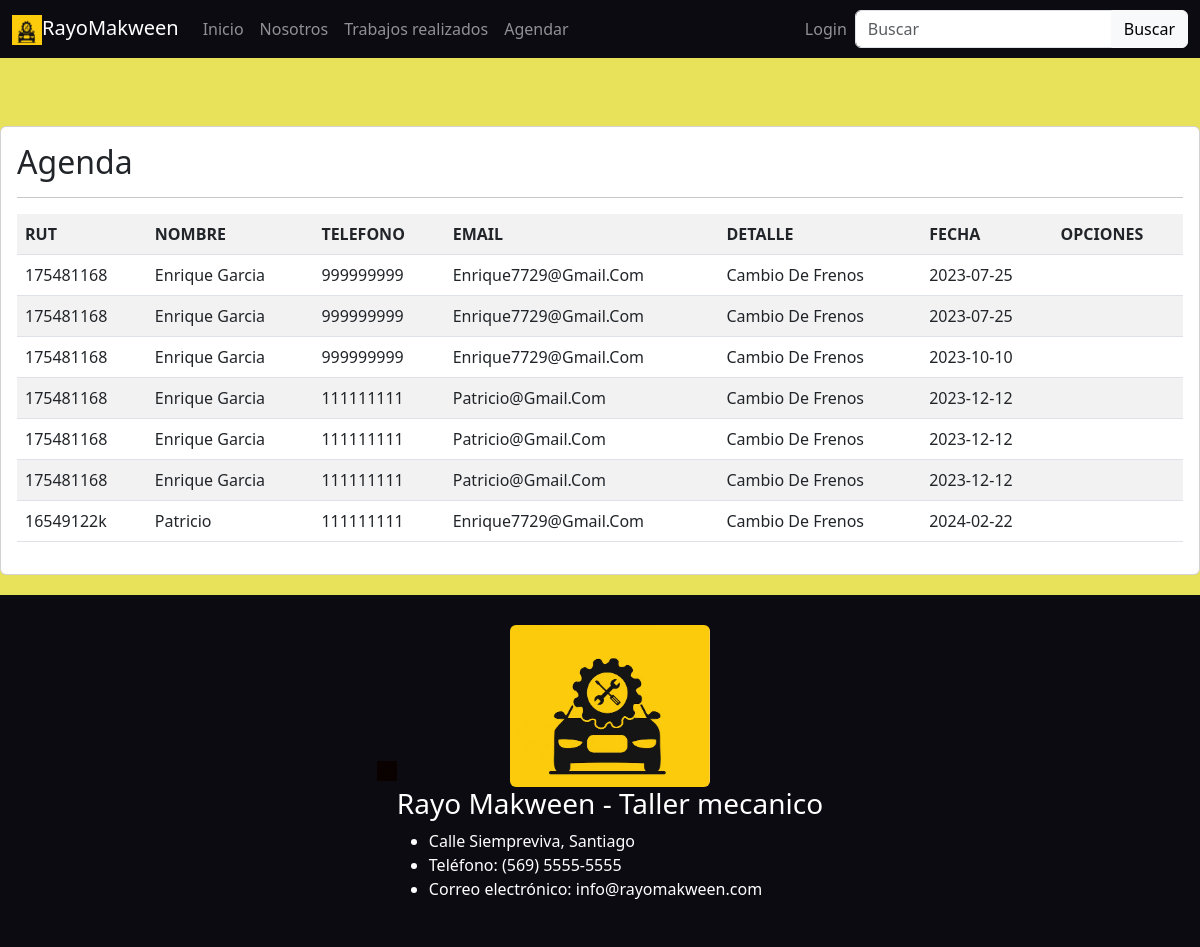
Page /agenda/ on the earlier database version.
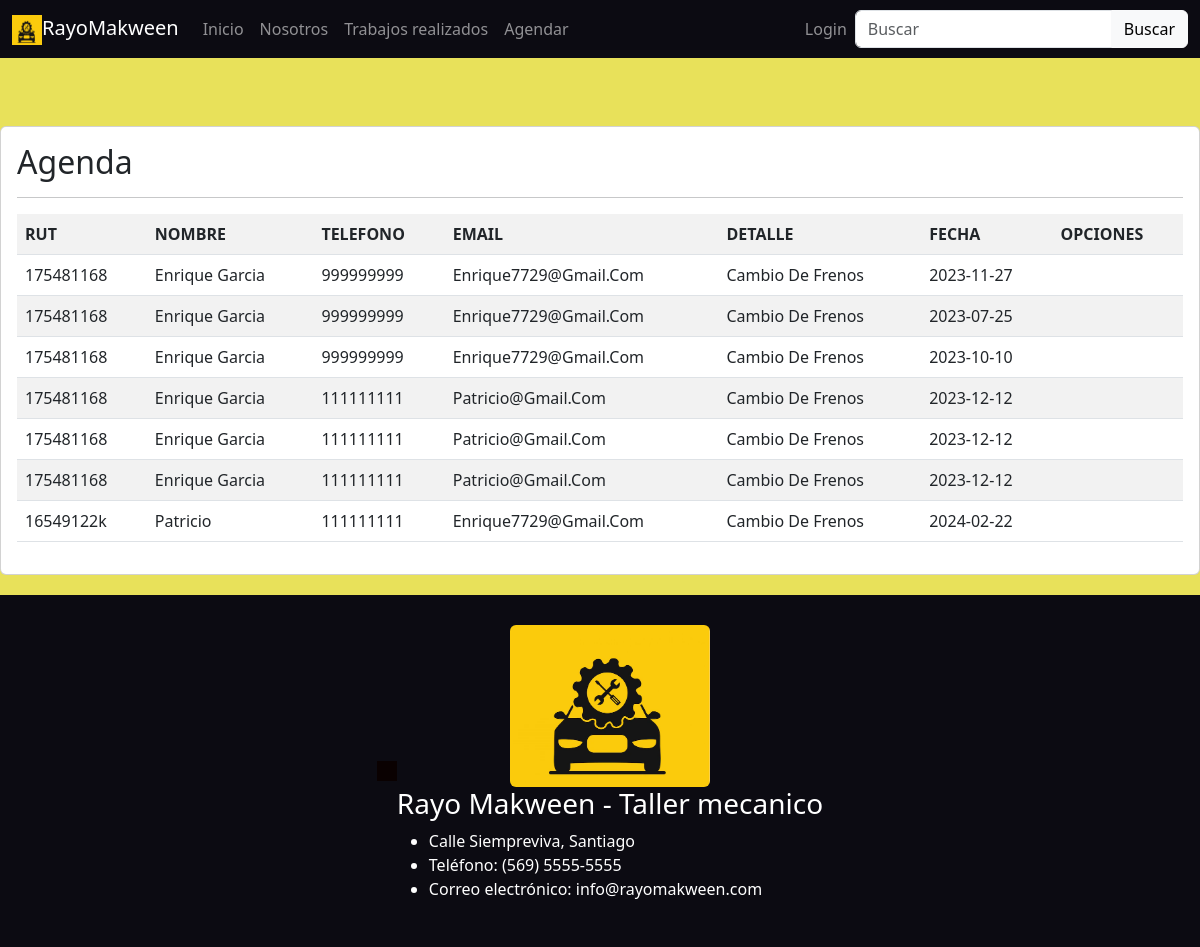
Same page on the later database version.
### taller/models.py (models this page shows, shortened)
class Reserva(models.Model):
    rut = models.CharField(max_length=10)
    nombre = models.CharField(max_length=50)
    telefono = models.IntegerField()
    email = models.EmailField()
    detalle = models.CharField(max_length=2000)
    fecha = models.DateField()

### taller/views.py (the view)
# urls.py: path('agenda/', views.agenda, name='agenda'),
def agenda(request):
    agendas = Reserva.objects.all()
    data = {
        'reservas' : agendas
    }
    return render(request, 'taller/Agenda.html',data)

### taller/templates/taller/Agenda.html (shortened to what this page needs)
{% extends 'taller/Base.html' %}
{% load static %}
{% block content %}
<br><br>
<div class="card">
    <div class="card-body">
        <h2>Agenda</h2>
        <hr>
        <table class="table table-striped table-hover table-responsive-sm">
            <tr>
                <th>RUT</th>
                <th>NOMBRE</th>
                <th>TELEFONO</th>
                <th>EMAIL</th>
                <th>DETALLE</th>
                <th>FECHA</th>
                <th>OPCIONES</th>
            </tr>
            {% for p in reservas %}
            <tr>
                <td>{{ p.rut | title }}</td>
                <td>{{ p.nombre | title }}</td>
                <td>{{ p.telefono | title}}</td>
                <td>{{ p.email | title}}</td>
                <td>{{ p.detalle | title }}</td>
                <td>{{ p.fecha | title }}</td>
                <td>
                </td>
            </tr>
            {% endfor %}
        </table>
    </div>
</div>
{% endblock %}

Differences in the rows shown:
changed Reserva (number 1 of 7 on the later page): fecha "2023-07-25" → "2023-11-27"
